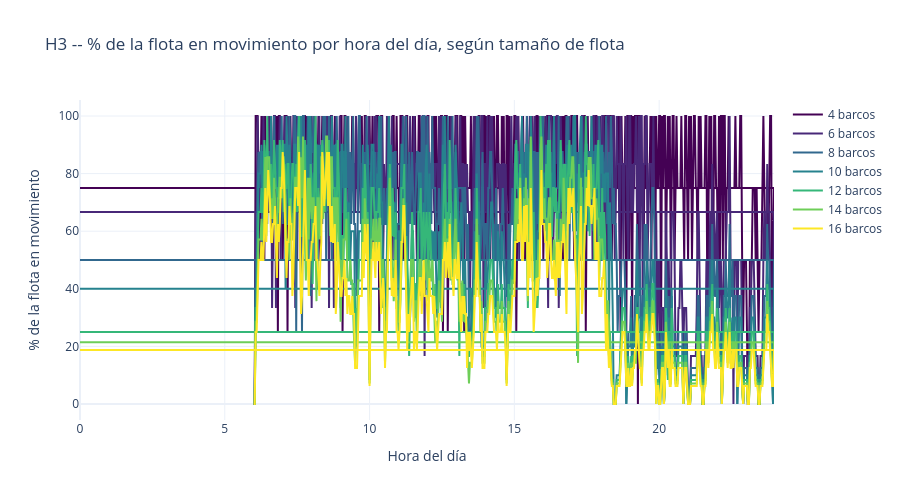

This figure's notebook cell:
### Markdown cell above
## Barcos en movimiento vs. quietos, por hora del día

Para H3 (la política recomendada), en las 7 flotas -- muestra si, con más
barcos, buena parte de la flota queda ociosa fuera de la hora pico (lo que
sugeriría que se podría operar con menos barcos en esos momentos, y sumar
más solo en punta).

### Code cell
import plotly.express as px

fig2 = go.Figure()
paleta = px.colors.sequential.Viridis
for i, nb in enumerate(FLOTAS):
    sub = series_por_flota[("H3", nb)].copy()
    sub["hora"] = sub["minuto_del_dia"] / 60
    sub["pct_moviendo"] = sub["n_moviendo"] / nb * 100
    color = paleta[int(i / max(1, len(FLOTAS) - 1) * (len(paleta) - 1))]
    fig2.add_trace(go.Scatter(
        x=sub["hora"], y=sub["pct_moviendo"], mode="lines", name=f"{nb} barcos", line=dict(color=color),
        hovertemplate=f"{nb} barcos<br>%{{x:.1f}}h<br>%{{y:.0f}}%% en movimiento<extra></extra>",
    ))
fig2.update_layout(title="H3 -- % de la flota en movimiento por hora del día, según tamaño de flota",
                    xaxis_title="Hora del día", yaxis_title="% de la flota en movimiento",
                    template="plotly_white", height=500)
fig2.show()

### Figure 1 — Plotly figure (JSON) as saved in the notebook; plotly's stock layout.template omitted (floating-point values rounded to 4 significant figures; data arrays with more than 128 entries replaced by an {"elided": "..."} marker saying what was removed)
{"data": [{"hovertemplate": "4 barcos<br>%{x:.1f}h<br>%{y:.0f}%% en movimiento<extra></extra>", "line": {"color": "#440154"}, "mode": "lines", "name": "4 barcos", "type": "scatter", "x": {"elided": "541 float values"}, "y": {"elided": "541 float values"}}, {"hovertemplate": "6 barcos<br>%{x:.1f}h<br>%{y:.0f}%% en movimiento<extra></extra>", "line": {"color": "#482878"}, "mode": "lines", "name": "6 barcos", "type": "scatter", "x": {"elided": "541 float values"}, "y": {"elided": "541 float values"}}, {"hovertemplate": "8 barcos<br>%{x:.1f}h<br>%{y:.0f}%% en movimiento<extra></extra>", "line": {"color": "#31688e"}, "mode": "lines", "name": "8 barcos", "type": "scatter", "x": {"elided": "541 float values"}, "y": {"elided": "541 float values"}}, {"hovertemplate": "10 barcos<br>%{x:.1f}h<br>%{y:.0f}%% en movimiento<extra></extra>", "line": {"color": "#26828e"}, "mode": "lines", "name": "10 barcos", "type": "scatter", "x": {"elided": "541 float values"}, "y": {"elided": "541 float values"}}, {"hovertemplate": "12 barcos<br>%{x:.1f}h<br>%{y:.0f}%% en movimiento<extra></extra>", "line": {"color": "#35b779"}, "mode": "lines", "name": "12 barcos", "type": "scatter", "x": {"elided": "541 float values"}, "y": {"elided": "541 float values"}}, {"hovertemplate": "14 barcos<br>%{x:.1f}h<br>%{y:.0f}%% en movimiento<extra></extra>", "line": {"color": "#6ece58"}, "mode": "lines", "name": "14 barcos", "type": "scatter", "x": {"elided": "541 float values"}, "y": {"elided": "541 float values"}}, {"hovertemplate": "16 barcos<br>%{x:.1f}h<br>%{y:.0f}%% en movimiento<extra></extra>", "line": {"color": "#fde725"}, "mode": "lines", "name": "16 barcos", "type": "scatter", "x": {"elided": "541 float values"}, "y": {"elided": "541 float values"}}], "layout": {"height": 500, "title": {"text": "H3 -- % de la flota en movimiento por hora del día, según tamaño de flota"}, "xaxis": {"title": {"text": "Hora del día"}}, "yaxis": {"title": {"text": "% de la flota en movimiento"}}}}
